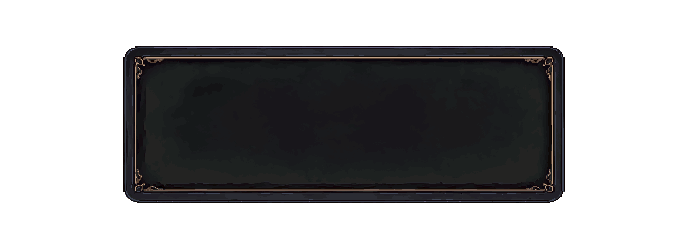
#> input picture docs/design/references/settings_v3_full_redraw/ui_frame_settings_v3_content_panel.png, 688 x 246 px, given in place of ui_frame_settings_v4_field.png, which was not available
$ python recolor_settings_brass.py
#> lines starting #> are read from the running program, lines starting #| are printed output that depends on the picture; pictures that were not available may be replaced by others from this repository, and a replacement may not be noted
#!/usr/bin/env python3
"""SCRUM-819: mute bright gold settings frames into dark brass (leather/brass course).

Selectively remaps yellow-gold pixels (hue 25..70deg, saturated, bright) toward the
approved dark-brass band of ui_hud_v2_cluster_bg.png, preserving ornament shading.
Sizes/names/alpha stay 1:1, so .import sidecars and StyleBox margins remain valid.
"""
from __future__ import annotations

import colorsys
import sys
from pathlib import Path

from PIL import Image

ROOT = Path(__file__).resolve().parent.parent
TARGETS = [
    "assets/sprites/ui/frames/settings_v4/ui_frame_settings_v4_field.png",
    "assets/sprites/ui/frames/settings_v4/ui_frame_settings_v4_action_button.png",
    "assets/sprites/ui/frames/settings_v3/ui_frame_settings_v3_tab_switcher.png",
]

# Итоговая латунь: hue ~34deg, приглушённая; value сжимается в тёмную полосу.
BRASS_HUE = 34.0 / 360.0
V_LOW, V_HIGH = 0.16, 0.58   # тёмная латунь: света рамки не ярче ~0.58


def is_gold(h: float, s: float, v: float) -> bool:
    return 25.0 / 360.0 <= h <= 70.0 / 360.0 and s >= 0.25 and v >= 0.30


def recolor(path: Path) -> tuple[int, int]:
    im = Image.open(path).convert("RGBA")
#> im is the input picture: PIL image 688x246 RGBA; mean R, G, B, A 12.6, 12.4, 13.2, 104.2
    px = im.load()
    w, hgt = im.size
#> w = 688; hgt = 246
    changed = 0
    for y in range(hgt):
        for x in range(w):
            r, g, b, a = px[x, y]
            if a == 0:
                continue
            h, s, v = colorsys.rgb_to_hsv(r / 255.0, g / 255.0, b / 255.0)
            if not is_gold(h, s, v):
                continue
            nv = V_LOW + (V_HIGH - V_LOW) * ((v - 0.30) / 0.70)
            ns = min(1.0, s * 0.80)
            nr, ng, nb = colorsys.hsv_to_rgb(BRASS_HUE, ns, max(V_LOW, min(V_HIGH, nv)))
            px[x, y] = (int(nr * 255), int(ng * 255), int(nb * 255), a)
            changed += 1
#> after the loop, changed = 697
    im.save(path)
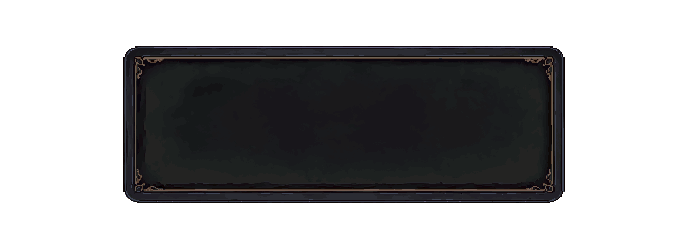
#> saved as ui_frame_settings_v4_field.png: PIL image 688x246 RGBA; mean R, G, B, A 12.3, 12.1, 13, 104.2; transparent parts drawn white
    return changed, w * hgt


def main() -> int:
    for rel in TARGETS:
        path = ROOT / rel
        changed, total = recolor(path)
#> changed = 697; total = 169248
        print(f"{rel}: recolored {changed}/{total} px")
#| assets/sprites/ui/frames/settings_v4/ui_frame_settings_v4_field.png: recolored 697/169248 px
#> pass 2 of the loop in main, `for rel in TARGETS:`:
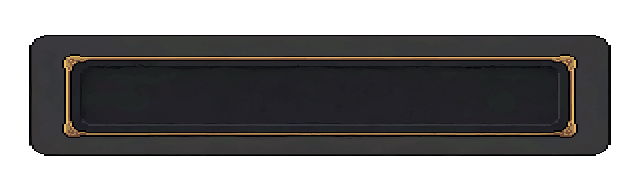
#> input picture docs/design/references/settings_v3_full_redraw/ui_frame_settings_v3_inset_field.png, 640 x 192 px, given in place of ui_frame_settings_v4_action_button.png, which was not available
#> in recolor, im is the input picture: PIL image 640x192 RGBA; mean R, G, B, A 26.8, 25.6, 25.8, 145.5
#> after the loop in recolor (call 2), `for y in range(hgt):`: changed = 2602
#> in recolor (call 2), `im.save(path)`:
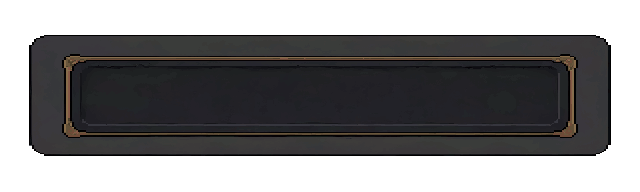
#> saved as ui_frame_settings_v4_action_button.png: PIL image 640x192 RGBA; mean R, G, B, A 25.2, 24.4, 25.2, 145.5; transparent parts drawn white
#> in main, `changed, total = recolor(path)`: total = 122880
#| assets/sprites/ui/frames/settings_v4/ui_frame_settings_v4_action_button.png: recolored 2602/122880 px
#> pass 3 of the loop in main, `for rel in TARGETS:`:
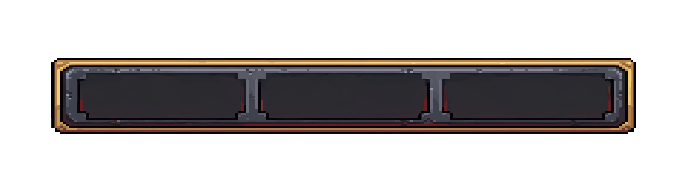
#> input picture docs/design/references/settings_v3_full_redraw/ui_frame_settings_v3_tab_switcher.png, 688 x 192 px, found by its file name
#> in recolor, im is the input picture: PIL image 688x192 RGBA; mean R, G, B, A 21.3, 18.2, 18, 85.6
#> after the loop in recolor (call 3), `for y in range(hgt):`: changed = 4853
#> in recolor (call 3), `im.save(path)`:
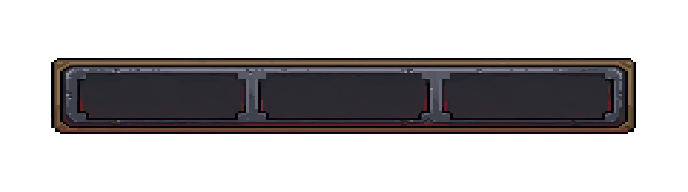
#> saved as ui_frame_settings_v3_tab_switcher.png: PIL image 688x192 RGBA; mean R, G, B, A 18.3, 16.1, 17.1, 85.6; transparent parts drawn white
#> in main, `changed, total = recolor(path)`: total = 132096
#| assets/sprites/ui/frames/settings_v3/ui_frame_settings_v3_tab_switcher.png: recolored 4853/132096 px
    return 0


if __name__ == "__main__":
    sys.exit(main())
#> (the program exits here)
